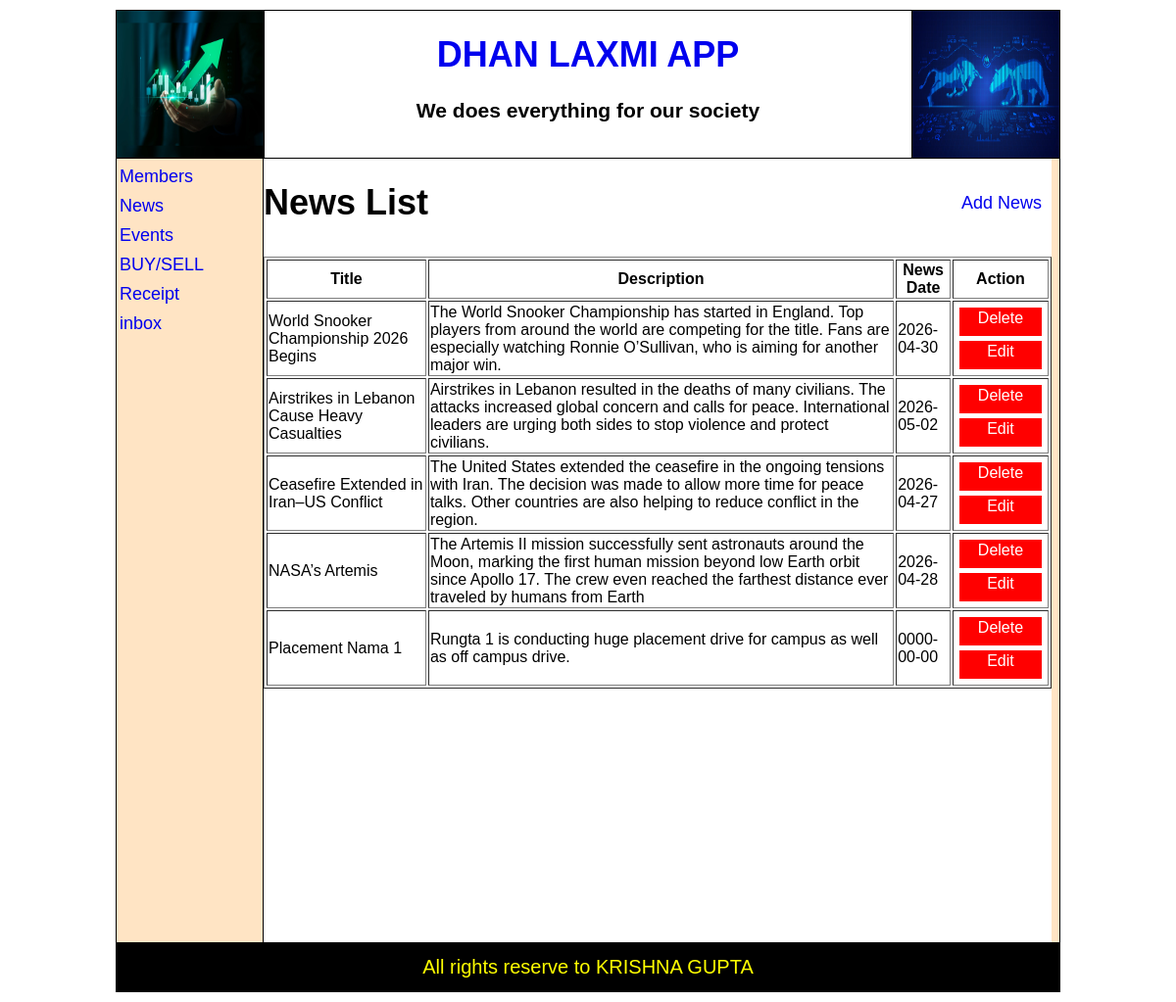
Page /admin/news-module/news.php on the committed database.
### tables this page shows
CREATE TABLE IF NOT EXISTS `news_info` (
  `news_id` int(11) NOT NULL AUTO_INCREMENT,
  `news_title` text NOT NULL,
  `news_desc` text NOT NULL,
  `news_date` date NOT NULL,
  `reg_date` date NOT NULL,
  PRIMARY KEY (`news_id`)
);

### admin/news-module/news.php (the view, shortened to what this page needs)
<?php
  require_once($_SERVER["DOCUMENT_ROOT"] . "DHAN-LAXMI-APP/include/header.php");
?>
<div id="container">
    <div id='parentAdmin'>
      <div id='leftSide'>
        <?php
             include("../adminMenu.php");
        ?>
      </div>
      <div id='rightSide'>
        <div id="addmember">
        <h1> News List </h1><a href="addnews.php">Add News</a>
        </div>
        <?php
           require_once($_SERVER["DOCUMENT_ROOT"] . "DHAN-LAXMI-APP/include/dbconnect.php");
           $rsmember=mysqli_query($con,"select * from news_info  order by news_id desc");
           echo("<table border='1'>");
           echo("<tr><th>Title</th><th>Description</th><th>News Date</th><th>Action</th></tr>");
           while($row=mysqli_fetch_array($rsmember))
            {
                $id=$row["news_id"];
                echo("<tr>");
                echo("<td>");
                echo($row["news_title"]);
                echo("</td>");
                echo("<td>");
                echo($row["news_desc"]);
                echo("</td>");
                echo("<td>");
                echo($row["news_date"]);
                echo("</td>");
                echo("<td>");
                echo("<a href='action.php?mid=$id&actype=delete' class='disable'>Delete</a>");
                echo("<a href='editnews.php?mid=$id' class='disable'>Edit</a>");
                echo("</td>");
                echo("</tr>");
            }
            echo("</table>");
       ?>
      </div>
    </div>
</div>
<?php
  require_once($_SERVER["DOCUMENT_ROOT"] . "DHAN-LAXMI-APP/include/footer.php");
?>

### assets/css/style.css (style rules this page uses)
body { margin: 0px; padding: 0px; font-size: 18px; font-family: Verdana, Geneva, Tahoma, sans-serif; }
#container { min-height: 400px; }
a { text-decoration: none; }
#parentAdmin { min-height: 100%; background-color:bisque ; }
#parentAdmin #leftSide { width: 144px; min-height: 100%; vertical-align: top; background-color:bisque; display: inline-block; }
#parentAdmin #rightSide { vertical-align: top; width: 804px; min-height: 100%; background-color:white; display: inline-block; border-left: 1px solid black; }
a.disable { background-color:red; color:white; width: 80px; display: block; height: 25px; text-align: center; margin: 5px; padding: 2px; }
#addmember { display: flex; justify-content: space-between; align-items: center; margin-bottom: 10px; margin-right: 10px; }

### rows in the picture
news_info: news_title "World Snooker Championship 2026 Begins", news_desc "The World Snooker Championship has started in England. Top players from around the world are competing for the title. Fans are especially watching Ronnie O’Sullivan, who is aiming for another major win.", news_date "2026-04-30"
news_info: news_title "Airstrikes in Lebanon Cause Heavy Casualties", news_desc "Airstrikes in Lebanon resulted in the deaths of many civilians. The attacks increased global concern and calls for peace. International leaders are urging both sides to stop violence and protect civilians.", news_date "2026-05-02"
news_info: news_title "Ceasefire Extended in Iran–US Conflict", news_desc "The United States extended the ceasefire in the ongoing tensions with Iran. The decision was made to allow more time for peace talks. Other countries are also helping to reduce conflict in the region.", news_date "2026-04-27"
news_info: news_title "NASA’s Artemis", news_desc "The Artemis II mission successfully sent astronauts around the Moon, marking the first human mission beyond low Earth orbit since Apollo 17. The crew even reached the farthest distance ever traveled by humans from Earth", news_date "2026-04-28"
news_info: news_title "Placement Nama 1", news_desc "Rungta 1 is conducting huge placement drive for campus as well as off campus drive.", news_date "0000-00-00"
